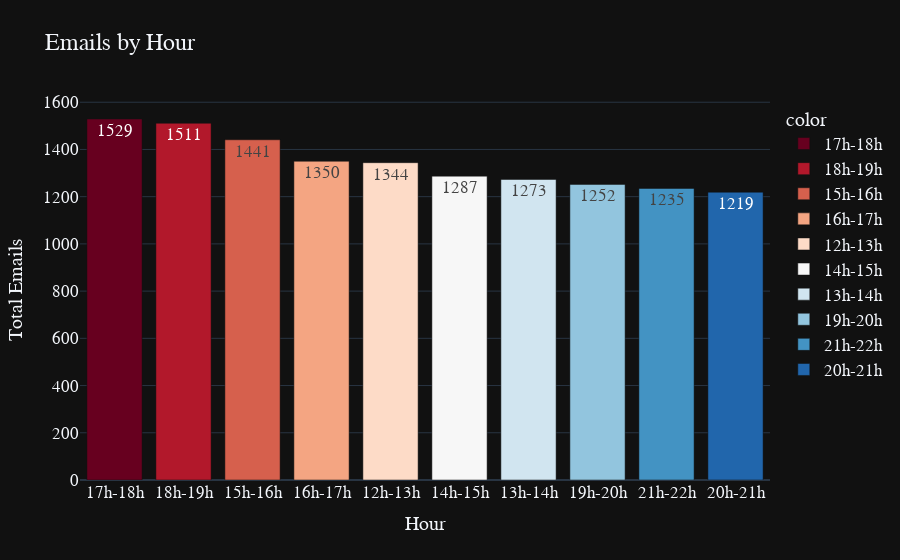

Notebook cell for this chart:
### Code cell
#Frequency of Emails by Hour
Top_Hour = email_df['Hour'].value_counts()[:10]
fig = px.bar(y=Top_Hour.values, 
             x=Top_Hour.index, 
             color = Top_Hour.index,
             color_discrete_sequence=px.colors.sequential.RdBu,
             text=Top_Hour.values,
             title= 'Emails by Hour',
             template= 'plotly_dark')
fig.update_layout(
    xaxis_title="Hour",
    yaxis_title="Total Emails",
    font = dict(size=17,family="Franklin Gothic"))
fig.show()

### Figure 1 — Plotly figure (JSON) as saved in the notebook; plotly's stock layout.template omitted (floating-point values rounded to 4 significant figures)
{"data": [{"alignmentgroup": "True", "hovertemplate": "color=17h-18h<br>x=%{x}<br>y=%{y}<br>text=%{text}<extra></extra>", "legendgroup": "17h-18h", "marker": {"color": "rgb(103,0,31)", "pattern": {"shape": ""}}, "name": "17h-18h", "offsetgroup": "17h-18h", "orientation": "v", "showlegend": true, "text": [1529], "textposition": "auto", "type": "bar", "x": ["17h-18h"], "xaxis": "x", "y": [1529], "yaxis": "y"}, {"alignmentgroup": "True", "hovertemplate": "color=18h-19h<br>x=%{x}<br>y=%{y}<br>text=%{text}<extra></extra>", "legendgroup": "18h-19h", "marker": {"color": "rgb(178,24,43)", "pattern": {"shape": ""}}, "name": "18h-19h", "offsetgroup": "18h-19h", "orientation": "v", "showlegend": true, "text": [1511], "textposition": "auto", "type": "bar", "x": ["18h-19h"], "xaxis": "x", "y": [1511], "yaxis": "y"}, {"alignmentgroup": "True", "hovertemplate": "color=15h-16h<br>x=%{x}<br>y=%{y}<br>text=%{text}<extra></extra>", "legendgroup": "15h-16h", "marker": {"color": "rgb(214,96,77)", "pattern": {"shape": ""}}, "name": "15h-16h", "offsetgroup": "15h-16h", "orientation": "v", "showlegend": true, "text": [1441], "textposition": "auto", "type": "bar", "x": ["15h-16h"], "xaxis": "x", "y": [1441], "yaxis": "y"}, {"alignmentgroup": "True", "hovertemplate": "color=16h-17h<br>x=%{x}<br>y=%{y}<br>text=%{text}<extra></extra>", "legendgroup": "16h-17h", "marker": {"color": "rgb(244,165,130)", "pattern": {"shape": ""}}, "name": "16h-17h", "offsetgroup": "16h-17h", "orientation": "v", "showlegend": true, "text": [1350], "textposition": "auto", "type": "bar", "x": ["16h-17h"], "xaxis": "x", "y": [1350], "yaxis": "y"}, {"alignmentgroup": "True", "hovertemplate": "color=12h-13h<br>x=%{x}<br>y=%{y}<br>text=%{text}<extra></extra>", "legendgroup": "12h-13h", "marker": {"color": "rgb(253,219,199)", "pattern": {"shape": ""}}, "name": "12h-13h", "offsetgroup": "12h-13h", "orientation": "v", "showlegend": true, "text": [1344], "textposition": "auto", "type": "bar", "x": ["12h-13h"], "xaxis": "x", "y": [1344], "yaxis": "y"}, {"alignmentgroup": "True", "hovertemplate": "color=14h-15h<br>x=%{x}<br>y=%{y}<br>text=%{text}<extra></extra>", "legendgroup": "14h-15h", "marker": {"color": "rgb(247,247,247)", "pattern": {"shape": ""}}, "name": "14h-15h", "offsetgroup": "14h-15h", "orientation": "v", "showlegend": true, "text": [1287], "textposition": "auto", "type": "bar", "x": ["14h-15h"], "xaxis": "x", "y": [1287], "yaxis": "y"}, {"alignmentgroup": "True", "hovertemplate": "color=13h-14h<br>x=%{x}<br>y=%{y}<br>text=%{text}<extra></extra>", "legendgroup": "13h-14h", "marker": {"color": "rgb(209,229,240)", "pattern": {"shape": ""}}, "name": "13h-14h", "offsetgroup": "13h-14h", "orientation": "v", "showlegend": true, "text": [1273], "textposition": "auto", "type": "bar", "x": ["13h-14h"], "xaxis": "x", "y": [1273], "yaxis": "y"}, {"alignmentgroup": "True", "hovertemplate": "color=19h-20h<br>x=%{x}<br>y=%{y}<br>text=%{text}<extra></extra>", "legendgroup": "19h-20h", "marker": {"color": "rgb(146,197,222)", "pattern": {"shape": ""}}, "name": "19h-20h", "offsetgroup": "19h-20h", "orientation": "v", "showlegend": true, "text": [1252], "textposition": "auto", "type": "bar", "x": ["19h-20h"], "xaxis": "x", "y": [1252], "yaxis": "y"}, {"alignmentgroup": "True", "hovertemplate": "color=21h-22h<br>x=%{x}<br>y=%{y}<br>text=%{text}<extra></extra>", "legendgroup": "21h-22h", "marker": {"color": "rgb(67,147,195)", "pattern": {"shape": ""}}, "name": "21h-22h", "offsetgroup": "21h-22h", "orientation": "v", "showlegend": true, "text": [1235], "textposition": "auto", "type": "bar", "x": ["21h-22h"], "xaxis": "x", "y": [1235], "yaxis": "y"}, {"alignmentgroup": "True", "hovertemplate": "color=20h-21h<br>x=%{x}<br>y=%{y}<br>text=%{text}<extra></extra>", "legendgroup": "20h-21h", "marker": {"color": "rgb(33,102,172)", "pattern": {"shape": ""}}, "name": "20h-21h", "offsetgroup": "20h-21h", "orientation": "v", "showlegend": true, "text": [1219], "textposition": "auto", "type": "bar", "x": ["20h-21h"], "xaxis": "x", "y": [1219], "yaxis": "y"}], "layout": {"barmode": "relative", "font": {"family": "Franklin Gothic", "size": 17}, "legend": {"title": {"text": "color"}, "tracegroupgap": 0}, "title": {"text": "Emails by Hour"}, "xaxis": {"anchor": "y", "domain": [0, 1], "title": {"text": "Hour"}}, "yaxis": {"anchor": "x", "domain": [0, 1], "title": {"text": "Total Emails"}}}}
